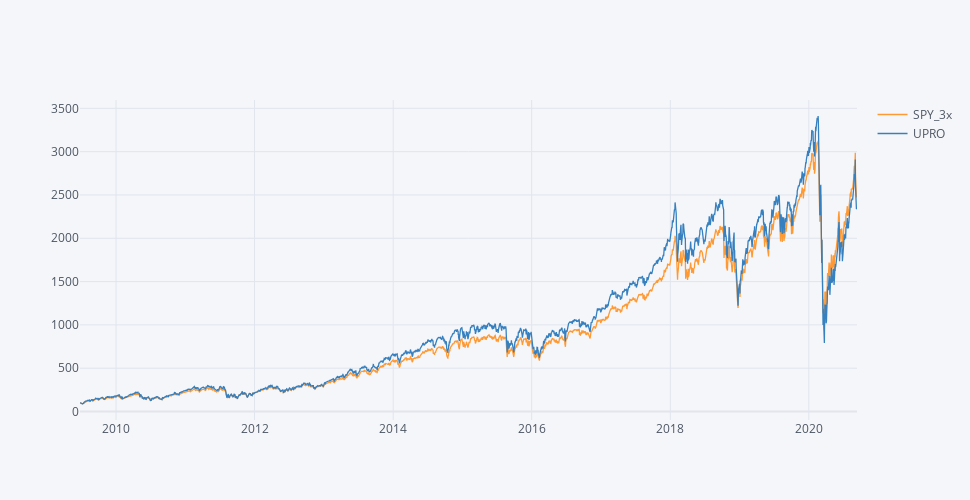

Notebook code cell kept with this figure:
### Code cell
ETFs.iplot(dimensions=pa.dimensions)

### Figure 1 — Plotly figure (JSON) as saved in the notebook; plotly's stock layout.template omitted (floating-point values rounded to 4 significant figures; data arrays with more than 128 entries replaced by an {"elided": "..."} marker saying what was removed)
{"data": [{"line": {"color": "rgba(255, 153, 51, 1.0)", "dash": "solid", "shape": "linear", "width": 1.3}, "mode": "lines", "name": "SPY_3x", "text": "", "type": "scatter", "x": {"elided": "2824 str values"}, "y": {"elided": "2824 float values"}}, {"line": {"color": "rgba(55, 128, 191, 1.0)", "dash": "solid", "shape": "linear", "width": 1.3}, "mode": "lines", "name": "UPRO", "text": "", "type": "scatter", "x": {"elided": "2824 str values"}, "y": {"elided": "2824 float values"}}], "layout": {"height": 500, "legend": {"bgcolor": "#F5F6F9", "font": {"color": "#4D5663"}}, "paper_bgcolor": "#F5F6F9", "plot_bgcolor": "#F5F6F9", "title": {"font": {"color": "#4D5663"}}, "width": 970, "xaxis": {"autorange": true, "gridcolor": "#E1E5ED", "range": ["2009-06-25", "2020-09-11"], "showgrid": true, "tickfont": {"color": "#4D5663"}, "title": {"font": {"color": "#4D5663"}, "text": ""}, "type": "date", "zerolinecolor": "#E1E5ED"}, "yaxis": {"autorange": true, "gridcolor": "#E1E5ED", "range": [-97.9, 3596.0], "showgrid": true, "tickfont": {"color": "#4D5663"}, "title": {"font": {"color": "#4D5663"}, "text": ""}, "type": "linear", "zerolinecolor": "#E1E5ED"}}}
